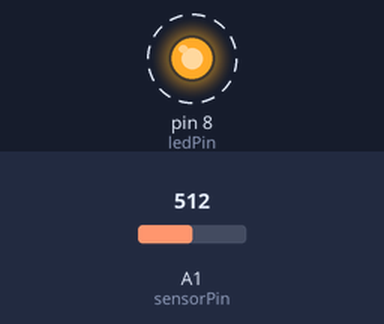
This sketch was run on a simulated Arduino Uno, built with avr-gcc and run on an emulated ATmega328P. Shown: output pins drawn as LEDs (lit = HIGH). Dashed ring = blinking. Inputs (shaded band) come from the test bench; at power-on: A1 (sensorPin) = 512. What the sketch prints to the serial monitor is not drawn.

Above: at 0.5 s.
Timing chart, 0 to 4.6 s (numbered marks = the images above):
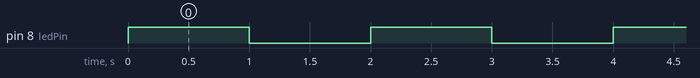

Measured:
- by itself, pin 8 (ledPin): alternates HIGH for 1.0 s and LOW for 1.0 s

The sketch:

TemperatureLM35.ino
```cpp
int sensorPin = A1;    // select the input pin for the potentiometer
int ledPin = 8;      // select the pin for the LED
int sensorValue = 0;  // variable to store the value coming from the sensor

int get_temperature(int pin) {
  int temperature = analogRead(pin);
  // Calculate the temperature based on the reading and send that value back
  float voltage = temperature * 5.0;
  voltage = voltage / 1024.0;
  return ((voltage - 0.5) * 100);
}

void setup() {
  // declare the ledPin as an OUTPUT:
  pinMode(ledPin, OUTPUT);
  Serial.begin(9600);
}

void loop() {
  // read the value from the sensor:
  Serial.println(get_temperature(sensorPin));
  // turn the ledPin on
  digitalWrite(ledPin, HIGH);
  // stop the program for <sensorValue> milliseconds:
  delay(1000);
  // turn the ledPin off:
  digitalWrite(ledPin, LOW);
  // stop the program for for <sensorValue> milliseconds:
  delay(1000);
}
```
